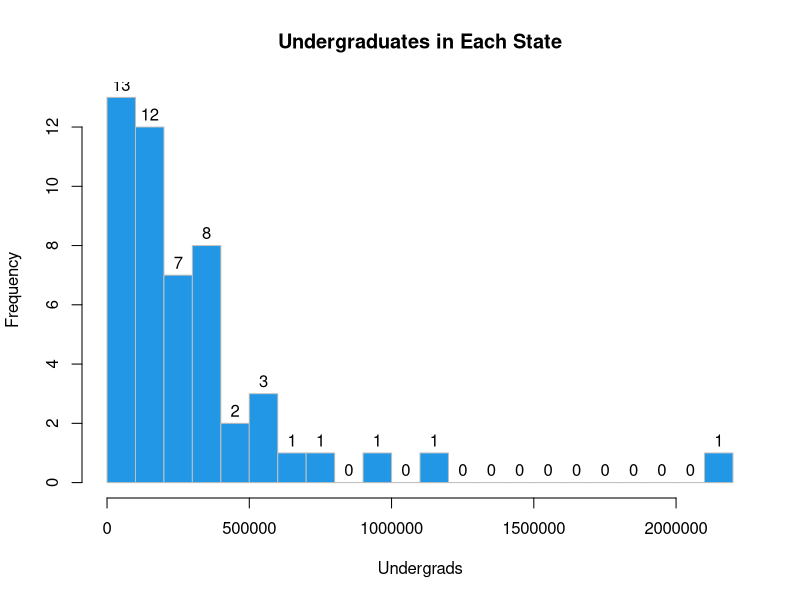

R code for this plot:
library(tidyverse)
data <- read.csv("data.csv", header=TRUE)
v1 <- data$undergrads
sum <- 0
for(item in data$undergrads){
    sum <- sum + item
}
mean <- sum/length(v1)
topstdev <- 0
for(item in data$undergrads){
    topstdev = (item - mean)*(item - mean)
}
topstdev = topstdev/length(v1)
topstdev = sqrt(topstdev)
print(sqrt((length(v1)-1)/length(v1)) * sd(data$undergrads))
print(topstdev)
parts <- c(0, 100000, 200000, 300000, 400000, 500000, 600000, 700000, 800000, 900000, 1000000, 1100000,1200000,1300000,1400000,1500000,1600000,1700000,1800000,1900000,2000000,2100000,2200000)
hist(v1, xlim = c(0, 2200000), ylim = c(0, 13), main="Undergraduates in Each State", xlab="Undergrads", ylab="Frequency",breaks=parts,col=4,border="gray",labels=TRUE)
print(IQR(v1))
print(quantile(v1))